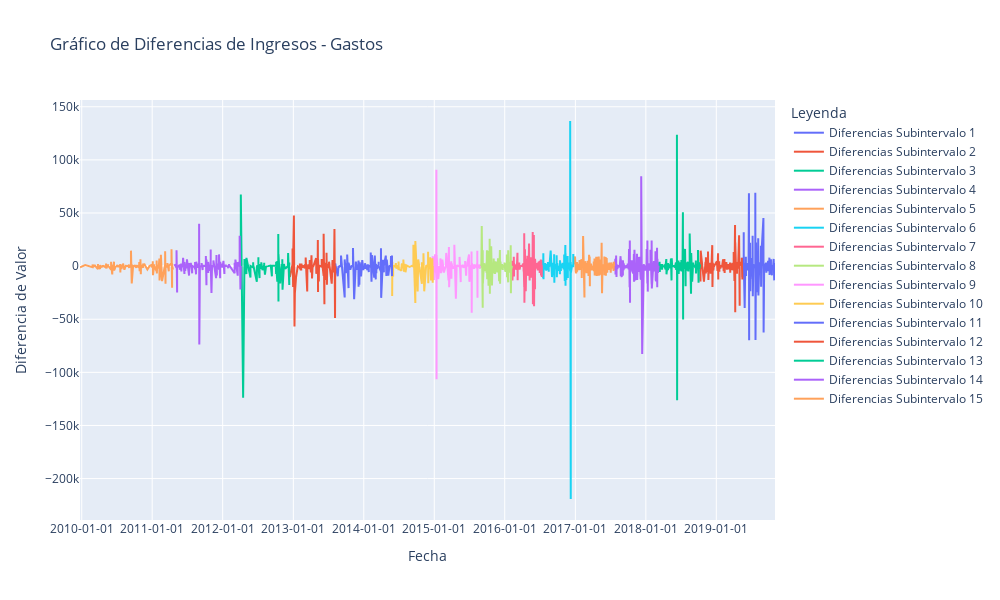

This figure's notebook cell:
### Code cell
# Ahora, vamos a calcular las diferencias y graficarlas en una sola gráfica
fig = go.Figure()

# Añadir trazos para las diferencias de cada subintervalo
for i,subset in enumerate(subsets):
    # Calcular las diferencias consecutivas
    diff_values = subset[' Amount'].diff().dropna()
    
    # Añadir el trazo para las diferencias en el subintervalo
    fig.add_trace(go.Scatter(x=subset['Payment Date'][1:], y=diff_values,
                             mode='lines', name=f'Diferencias Subintervalo {i+1}'))

# Configurar el formato del eje x para las fechas
fig.update_xaxes(
    tickformat='%Y-%m-%d',
    tickmode='auto',
    nticks=10  # Ajusta según la cantidad de etiquetas de fecha que quieras mostrar
)

# Añadir títulos y etiquetas
fig.update_layout(
    title='Gráfico de Diferencias de Ingresos - Gastos',
    xaxis_title='Fecha',
    yaxis_title='Diferencia de Valor',
    legend_title='Leyenda',
    width=1000,
    height=600
)

# Mostrar el gráfico
fig.show()

### Figure 1 — Plotly figure (JSON) as saved in the notebook; plotly's stock layout.template omitted (floating-point values rounded to 4 significant figures; data arrays with more than 128 entries replaced by an {"elided": "..."} marker saying what was removed)
{"data": [{"mode": "lines", "name": "Diferencias Subintervalo 1", "type": "scatter", "x": {"elided": "244 str values"}, "y": {"elided": "244 float values"}}, {"mode": "lines", "name": "Diferencias Subintervalo 2", "type": "scatter", "x": {"elided": "239 str values"}, "y": {"elided": "239 float values"}}, {"mode": "lines", "name": "Diferencias Subintervalo 3", "type": "scatter", "x": {"elided": "239 str values"}, "y": {"elided": "239 float values"}}, {"mode": "lines", "name": "Diferencias Subintervalo 4", "type": "scatter", "x": {"elided": "239 str values"}, "y": {"elided": "239 float values"}}, {"mode": "lines", "name": "Diferencias Subintervalo 5", "type": "scatter", "x": {"elided": "239 str values"}, "y": {"elided": "239 float values"}}, {"mode": "lines", "name": "Diferencias Subintervalo 6", "type": "scatter", "x": {"elided": "239 str values"}, "y": {"elided": "239 float values"}}, {"mode": "lines", "name": "Diferencias Subintervalo 7", "type": "scatter", "x": {"elided": "239 str values"}, "y": {"elided": "239 float values"}}, {"mode": "lines", "name": "Diferencias Subintervalo 8", "type": "scatter", "x": {"elided": "239 str values"}, "y": {"elided": "239 float values"}}, {"mode": "lines", "name": "Diferencias Subintervalo 9", "type": "scatter", "x": {"elided": "239 str values"}, "y": {"elided": "239 float values"}}, {"mode": "lines", "name": "Diferencias Subintervalo 10", "type": "scatter", "x": {"elided": "239 str values"}, "y": {"elided": "239 float values"}}, {"mode": "lines", "name": "Diferencias Subintervalo 11", "type": "scatter", "x": {"elided": "239 str values"}, "y": {"elided": "239 float values"}}, {"mode": "lines", "name": "Diferencias Subintervalo 12", "type": "scatter", "x": {"elided": "239 str values"}, "y": {"elided": "239 float values"}}, {"mode": "lines", "name": "Diferencias Subintervalo 13", "type": "scatter", "x": {"elided": "239 str values"}, "y": {"elided": "239 float values"}}, {"mode": "lines", "name": "Diferencias Subintervalo 14", "type": "scatter", "x": {"elided": "239 str values"}, "y": {"elided": "239 float values"}}, {"mode": "lines", "name": "Diferencias Subintervalo 15", "type": "scatter", "x": {"elided": "239 str values"}, "y": {"elided": "239 float values"}}], "layout": {"height": 600, "legend": {"title": {"text": "Leyenda"}}, "title": {"text": "Gráfico de Diferencias de Ingresos - Gastos"}, "width": 1000, "xaxis": {"nticks": 10, "tickformat": "%Y-%m-%d", "tickmode": "auto", "title": {"text": "Fecha"}}, "yaxis": {"title": {"text": "Diferencia de Valor"}}}}
